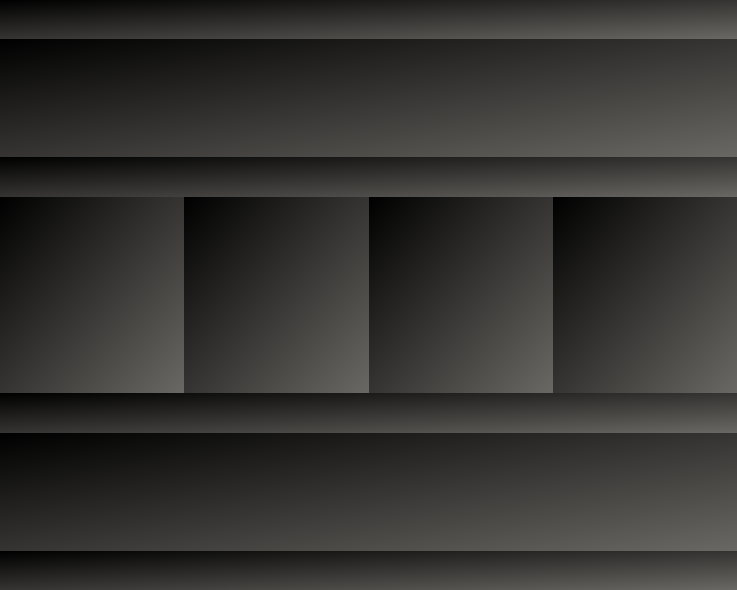
<?xml version="1.0" encoding="UTF-8"?>
<ui version="4.0">
 <class>ScoreScreen</class>
 <widget class="QWidget" name="ScoreScreen">
  <property name="geometry">
   <rect>
    <x>0</x>
    <y>0</y>
    <width>737</width>
    <height>590</height>
   </rect>
  </property>
  <property name="windowTitle">
   <string>Form</string>
  </property>
  <property name="styleSheet">
   <string notr="true">background-color: qlineargradient(spread:pad, x1:0, y1:0, x2:1, y2:1, stop:0 rgba(0, 0, 0, 255), stop:1 rgba(106, 104, 100, 255));</string>
  </property>
  <layout class="QVBoxLayout" name="verticalLayout_main" stretch="1,3,1,5,1,3,1">
   <property name="spacing">
    <number>0</number>
   </property>
   <property name="margin">
    <number>0</number>
   </property>
   <item>
    <widget class="ScaledText" name="text_dummy1_first" native="true">
     <property name="sizePolicy">
      <sizepolicy hsizetype="Preferred" vsizetype="Preferred">
       <horstretch>0</horstretch>
       <verstretch>0</verstretch>
      </sizepolicy>
     </property>
    </widget>
   </item>
   <item>
    <widget class="ScaledText" name="club_first" native="true">
    </widget>
   </item>
   <item>
    <widget class="ScaledText" name="text_dummy2_first" native="true">
     <property name="sizePolicy">
      <sizepolicy hsizetype="Preferred" vsizetype="Preferred">
       <horstretch>0</horstretch>
       <verstretch>0</verstretch>
      </sizepolicy>
     </property>
    </widget>
   </item>
   <item>
    <layout class="QHBoxLayout" name="horizontalLayout_3" stretch="1,1,1,1">
     <property name="spacing">
      <number>0</number>
     </property>
     <property name="leftMargin">
      <number>0</number>
     </property>
     <property name="topMargin">
      <number>0</number>
     </property>
     <property name="rightMargin">
      <number>0</number>
     </property>
     <item>
      <widget class="ScaledImage" name="logo_second" native="true">
       <property name="sizePolicy">
        <sizepolicy hsizetype="Preferred" vsizetype="Preferred">
         <horstretch>0</horstretch>
         <verstretch>0</verstretch>
        </sizepolicy>
       </property>
       <property name="minimumSize">
        <size>
         <width>50</width>
         <height>50</height>
        </size>
       </property>
      </widget>
     </item>
     <item>
      <widget class="ScaledText" name="score_second" native="true"/>
     </item>
     <item>
      <widget class="ScaledText" name="score_first" native="true"/>
     </item>
     <item>
      <widget class="ScaledImage" name="logo_first" native="true">
       <property name="sizePolicy">
        <sizepolicy hsizetype="Minimum" vsizetype="Preferred">
         <horstretch>0</horstretch>
         <verstretch>0</verstretch>
        </sizepolicy>
       </property>
       <property name="minimumSize">
        <size>
         <width>50</width>
         <height>50</height>
        </size>
       </property>
      </widget>
     </item>
    </layout>
   </item>
   <item>
    <widget class="ScaledText" name="text_dummy1_second" native="true">
     <property name="sizePolicy">
      <sizepolicy hsizetype="Preferred" vsizetype="Preferred">
       <horstretch>0</horstretch>
       <verstretch>0</verstretch>
      </sizepolicy>
     </property>
    </widget>
   </item>
   <item>
    <widget class="ScaledText" name="club_second" native="true">
     <property name="sizePolicy">
      <sizepolicy hsizetype="Preferred" vsizetype="Preferred">
       <horstretch>0</horstretch>
       <verstretch>0</verstretch>
      </sizepolicy>
     </property>
    </widget>
   </item>
   <item>
    <widget class="ScaledText" name="text_dummy2_second" native="true">
     <property name="sizePolicy">
      <sizepolicy hsizetype="Preferred" vsizetype="Preferred">
       <horstretch>0</horstretch>
       <verstretch>0</verstretch>
      </sizepolicy>
     </property>
    </widget>
   </item>
  </layout>
 </widget>
 <customwidgets>
  <customwidget>
   <class>ScaledImage</class>
   <extends>QWidget</extends>
   <header>../widgets/scaledimage.h</header>
   <container>1</container>
  </customwidget>
  <customwidget>
   <class>ScaledText</class>
   <extends>QWidget</extends>
   <header>../widgets/scaledtext.h</header>
   <container>1</container>
  </customwidget>
 </customwidgets>
 <resources/>
 <connections/>
</ui>
